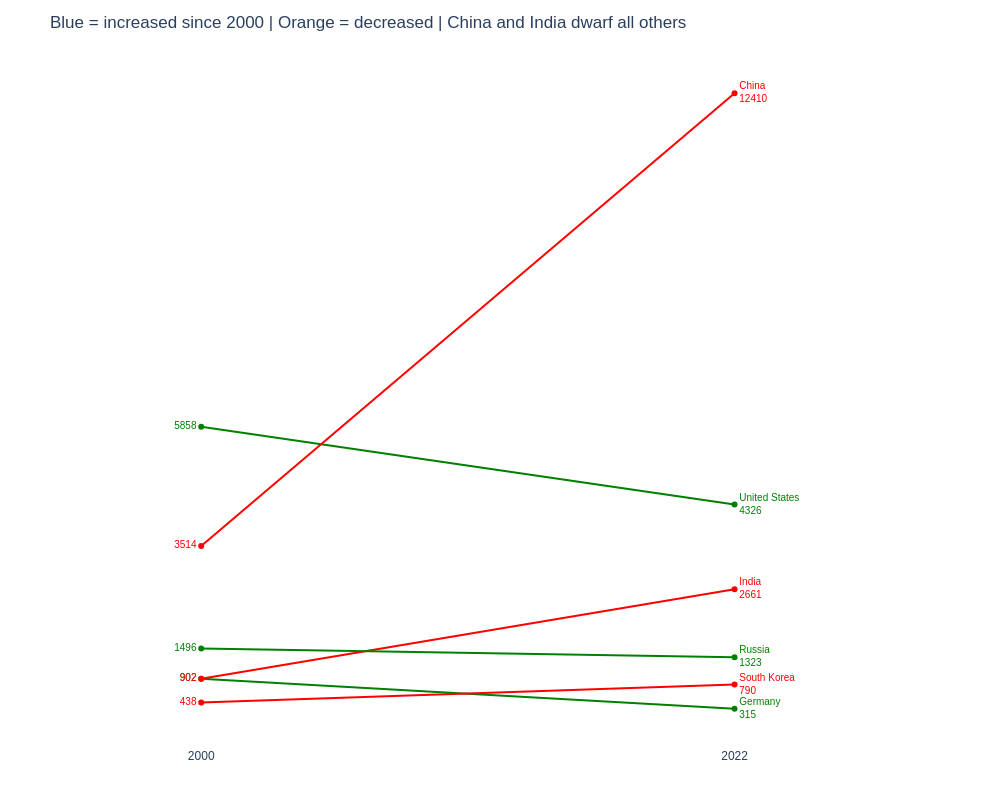

Notebook source saved alongside this figure:
### Code cell
# Let's apply the principles

#prep data
selected = ['China', 'India', 'United States', 'Germany','Russia', 'South Korea']
sg = df.loc[df['Country'].isin(selected) & df['Year'].isin([2000, 2022])].copy()

changes = sg.groupby('Country')['CO2_Mt'].agg(['first', 'last'])
color_map = {c: 'red' if row['last'] > row['first'] else 'green' for c, row in changes.iterrows()}

fig = px.line(sg.sort_values('Year'), x='Year', y='CO2_Mt', color='Country',
              color_discrete_map=color_map, markers=True,
              labels={'CO2_Mt': '', 'Year': ''})

for country in selected:
    d = sg.loc[sg['Country'] == country].sort_values('Year')
    fig.update_traces(
        selector=dict(name=country),
        mode='lines+markers+text',
        text=[f'{d["CO2_Mt"].iloc[0]:.0f}', f'{country}<br>{d["CO2_Mt"].iloc[1]:.0f}'],
        textposition=['middle left', 'middle right'],
        textfont=dict(size=10, color=color_map[country], family='Arial'),
        showlegend=False
    )

fig.update_layout(
    title='Blue = increased since 2000 | Orange = decreased | China and India dwarf all others',
    xaxis=dict(tickvals=[2000, 2022], ticktext=['2000', '2022'],
               showgrid=False, range=[1995, 2028]),
    yaxis=dict(showgrid=False, showticklabels=False, title=''),
    plot_bgcolor='white', paper_bgcolor='white',
    font=dict(family='Arial', size=12),
    margin=dict(l=80, r=120, t=55, b=40),
    height=800, width=1000
)

fig.show()

### Figure 1 — Plotly figure (JSON) as saved in the notebook; plotly's stock layout.template omitted (floating-point values rounded to 4 significant figures)
{"data": [{"hovertemplate": "Country=United States<br>=%{y}<extra></extra>", "legendgroup": "United States", "line": {"color": "green", "dash": "solid"}, "marker": {"symbol": "circle"}, "mode": "lines+markers+text", "name": "United States", "orientation": "v", "showlegend": false, "text": ["5858", "United States<br>4326"], "textfont": {"color": "green", "family": "Arial", "size": 10}, "textposition": ["middle left", "middle right"], "type": "scatter", "x": [2000, 2022], "xaxis": "x", "y": [5858.0, 4326.0], "yaxis": "y"}, {"hovertemplate": "Country=China<br>=%{y}<extra></extra>", "legendgroup": "China", "line": {"color": "red", "dash": "solid"}, "marker": {"symbol": "circle"}, "mode": "lines+markers+text", "name": "China", "orientation": "v", "showlegend": false, "text": ["3514", "China<br>12410"], "textfont": {"color": "red", "family": "Arial", "size": 10}, "textposition": ["middle left", "middle right"], "type": "scatter", "x": [2000, 2022], "xaxis": "x", "y": [3514.0, 12410.0], "yaxis": "y"}, {"hovertemplate": "Country=Germany<br>=%{y}<extra></extra>", "legendgroup": "Germany", "line": {"color": "green", "dash": "solid"}, "marker": {"symbol": "circle"}, "mode": "lines+markers+text", "name": "Germany", "orientation": "v", "showlegend": false, "text": ["902", "Germany<br>315"], "textfont": {"color": "green", "family": "Arial", "size": 10}, "textposition": ["middle left", "middle right"], "type": "scatter", "x": [2000, 2022], "xaxis": "x", "y": [902.4, 315.1], "yaxis": "y"}, {"hovertemplate": "Country=India<br>=%{y}<extra></extra>", "legendgroup": "India", "line": {"color": "red", "dash": "solid"}, "marker": {"symbol": "circle"}, "mode": "lines+markers+text", "name": "India", "orientation": "v", "showlegend": false, "text": ["902", "India<br>2661"], "textfont": {"color": "red", "family": "Arial", "size": 10}, "textposition": ["middle left", "middle right"], "type": "scatter", "x": [2000, 2022], "xaxis": "x", "y": [901.6, 2661.0], "yaxis": "y"}, {"hovertemplate": "Country=Russia<br>=%{y}<extra></extra>", "legendgroup": "Russia", "line": {"color": "green", "dash": "solid"}, "marker": {"symbol": "circle"}, "mode": "lines+markers+text", "name": "Russia", "orientation": "v", "showlegend": false, "text": ["1496", "Russia<br>1323"], "textfont": {"color": "green", "family": "Arial", "size": 10}, "textposition": ["middle left", "middle right"], "type": "scatter", "x": [2000, 2022], "xaxis": "x", "y": [1496.0, 1323.0], "yaxis": "y"}, {"hovertemplate": "Country=South Korea<br>=%{y}<extra></extra>", "legendgroup": "South Korea", "line": {"color": "red", "dash": "solid"}, "marker": {"symbol": "circle"}, "mode": "lines+markers+text", "name": "South Korea", "orientation": "v", "showlegend": false, "text": ["438", "South Korea<br>790"], "textfont": {"color": "red", "family": "Arial", "size": 10}, "textposition": ["middle left", "middle right"], "type": "scatter", "x": [2000, 2022], "xaxis": "x", "y": [438.1, 789.5], "yaxis": "y"}], "layout": {"font": {"family": "Arial", "size": 12}, "height": 800, "legend": {"title": {"text": "Country"}, "tracegroupgap": 0}, "margin": {"b": 40, "l": 80, "r": 120, "t": 55}, "paper_bgcolor": "white", "plot_bgcolor": "white", "title": {"text": "Blue = increased since 2000 | Orange = decreased | China and India dwarf all others"}, "width": 1000, "xaxis": {"anchor": "y", "domain": [0, 1], "range": [1995, 2028], "showgrid": false, "ticktext": ["2000", "2022"], "tickvals": [2000, 2022], "title": {"text": ""}}, "yaxis": {"anchor": "x", "domain": [0, 1], "showgrid": false, "showticklabels": false, "title": {"text": ""}}}}
